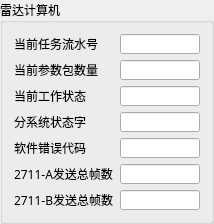
      <widget class="QGroupBox" name="groupBox_14">
       <property name="sizePolicy">
        <sizepolicy hsizetype="Preferred" vsizetype="Preferred">
         <horstretch>2</horstretch>
         <verstretch>0</verstretch>
        </sizepolicy>
       </property>
       <property name="maximumSize">
        <size>
         <width>16777215</width>
         <height>16777215</height>
        </size>
       </property>
       <property name="font">
        <font>
         <family>宋体</family>
         <pointsize>9</pointsize>
        </font>
       </property>
       <property name="title">
        <string>雷达计算机</string>
       </property>
       <layout class="QGridLayout" name="gridLayout_3">
        <item row="0" column="0">
         <widget class="QLabel" name="label_9">
          <property name="sizePolicy">
           <sizepolicy hsizetype="Preferred" vsizetype="Preferred">
            <horstretch>0</horstretch>
            <verstretch>0</verstretch>
           </sizepolicy>
          </property>
          <property name="font">
           <font>
            <family>宋体</family>
            <pointsize>9</pointsize>
           </font>
          </property>
          <property name="layoutDirection">
           <enum>Qt::LeftToRight</enum>
          </property>
          <property name="text">
           <string>当前任务流水号</string>
          </property>
         </widget>
        </item>
        <item row="0" column="1">
         <widget class="QLineEdit" name="cgYCline_6">
          <property name="sizePolicy">
           <sizepolicy hsizetype="Preferred" vsizetype="Fixed">
            <horstretch>0</horstretch>
            <verstretch>0</verstretch>
           </sizepolicy>
          </property>
          <property name="maximumSize">
           <size>
            <width>80</width>
            <height>20</height>
           </size>
          </property>
          <property name="font">
           <font>
            <family>宋体</family>
            <pointsize>9</pointsize>
           </font>
          </property>
          <property name="layoutDirection">
           <enum>Qt::LeftToRight</enum>
          </property>
          <property name="alignment">
           <set>Qt::AlignCenter</set>
          </property>
         </widget>
        </item>
        <item row="1" column="0">
         <widget class="QLabel" name="label_21">
          <property name="sizePolicy">
           <sizepolicy hsizetype="Preferred" vsizetype="Preferred">
            <horstretch>0</horstretch>
            <verstretch>0</verstretch>
           </sizepolicy>
          </property>
          <property name="font">
           <font>
            <family>宋体</family>
            <pointsize>9</pointsize>
           </font>
          </property>
          <property name="layoutDirection">
           <enum>Qt::LeftToRight</enum>
          </property>
          <property name="text">
           <string>当前参数包数量</string>
          </property>
         </widget>
        </item>
        <item row="1" column="1">
         <widget class="QLineEdit" name="cgYCline_7">
          <property name="sizePolicy">
           <sizepolicy hsizetype="Preferred" vsizetype="Fixed">
            <horstretch>0</horstretch>
            <verstretch>0</verstretch>
           </sizepolicy>
          </property>
          <property name="maximumSize">
           <size>
            <width>80</width>
            <height>20</height>
           </size>
          </property>
          <property name="font">
           <font>
            <family>宋体</family>
            <pointsize>9</pointsize>
           </font>
          </property>
          <property name="layoutDirection">
           <enum>Qt::LeftToRight</enum>
          </property>
          <property name="alignment">
           <set>Qt::AlignCenter</set>
          </property>
         </widget>
        </item>
        <item row="2" column="0">
         <widget class="QLabel" name="label_14">
          <property name="sizePolicy">
           <sizepolicy hsizetype="Preferred" vsizetype="Preferred">
            <horstretch>0</horstretch>
            <verstretch>0</verstretch>
           </sizepolicy>
          </property>
          <property name="font">
           <font>
            <family>宋体</family>
            <pointsize>9</pointsize>
           </font>
          </property>
          <property name="layoutDirection">
           <enum>Qt::LeftToRight</enum>
          </property>
          <property name="text">
           <string>当前工作状态</string>
          </property>
         </widget>
        </item>
        <item row="2" column="1">
         <widget class="QLineEdit" name="cgYCline_9">
          <property name="sizePolicy">
           <sizepolicy hsizetype="Preferred" vsizetype="Fixed">
            <horstretch>0</horstretch>
            <verstretch>0</verstretch>
           </sizepolicy>
          </property>
          <property name="maximumSize">
           <size>
            <width>80</width>
            <height>20</height>
           </size>
          </property>
          <property name="font">
           <font>
            <family>宋体</family>
            <pointsize>9</pointsize>
           </font>
          </property>
          <property name="layoutDirection">
           <enum>Qt::LeftToRight</enum>
          </property>
          <property name="alignment">
           <set>Qt::AlignCenter</set>
          </property>
         </widget>
        </item>
        <item row="3" column="0">
         <widget class="QLabel" name="label_11">
          <property name="sizePolicy">
           <sizepolicy hsizetype="Preferred" vsizetype="Preferred">
            <horstretch>0</horstretch>
            <verstretch>0</verstretch>
           </sizepolicy>
          </property>
          <property name="font">
           <font>
            <family>宋体</family>
            <pointsize>9</pointsize>
           </font>
          </property>
          <property name="layoutDirection">
           <enum>Qt::LeftToRight</enum>
          </property>
          <property name="text">
           <string>分系统状态字</string>
          </property>
         </widget>
        </item>
        <item row="3" column="1">
         <widget class="QLineEdit" name="cgYCline_10">
          <property name="sizePolicy">
           <sizepolicy hsizetype="Preferred" vsizetype="Fixed">
            <horstretch>0</horstretch>
            <verstretch>0</verstretch>
           </sizepolicy>
          </property>
          <property name="maximumSize">
           <size>
            <width>80</width>
            <height>20</height>
           </size>
          </property>
          <property name="font">
           <font>
            <family>宋体</family>
            <pointsize>9</pointsize>
           </font>
          </property>
          <property name="layoutDirection">
           <enum>Qt::LeftToRight</enum>
          </property>
          <property name="alignment">
           <set>Qt::AlignCenter</set>
          </property>
         </widget>
        </item>
        <item row="4" column="0">
         <widget class="QLabel" name="label_12">
          <property name="sizePolicy">
           <sizepolicy hsizetype="Preferred" vsizetype="Preferred">
            <horstretch>0</horstretch>
            <verstretch>0</verstretch>
           </sizepolicy>
          </property>
          <property name="font">
           <font>
            <family>宋体</family>
            <pointsize>9</pointsize>
           </font>
          </property>
          <property name="layoutDirection">
           <enum>Qt::LeftToRight</enum>
          </property>
          <property name="text">
           <string>软件错误代码</string>
          </property>
         </widget>
        </item>
        <item row="4" column="1">
         <widget class="QLineEdit" name="cgYCline_11">
          <property name="sizePolicy">
           <sizepolicy hsizetype="Preferred" vsizetype="Fixed">
            <horstretch>0</horstretch>
            <verstretch>0</verstretch>
           </sizepolicy>
          </property>
          <property name="maximumSize">
           <size>
            <width>80</width>
            <height>20</height>
           </size>
          </property>
          <property name="font">
           <font>
            <family>宋体</family>
            <pointsize>9</pointsize>
           </font>
          </property>
          <property name="layoutDirection">
           <enum>Qt::LeftToRight</enum>
          </property>
          <property name="alignment">
           <set>Qt::AlignCenter</set>
          </property>
         </widget>
        </item>
        <item row="5" column="0">
         <widget class="QLabel" name="label_25">
          <property name="sizePolicy">
           <sizepolicy hsizetype="Preferred" vsizetype="Preferred">
            <horstretch>0</horstretch>
            <verstretch>0</verstretch>
           </sizepolicy>
          </property>
          <property name="font">
           <font>
            <family>宋体</family>
            <pointsize>9</pointsize>
           </font>
          </property>
          <property name="layoutDirection">
           <enum>Qt::LeftToRight</enum>
          </property>
          <property name="text">
           <string>2711-A发送总帧数</string>
          </property>
         </widget>
        </item>
        <item row="5" column="1">
         <widget class="QLineEdit" name="cgYCline_16">
          <property name="sizePolicy">
           <sizepolicy hsizetype="Preferred" vsizetype="Fixed">
            <horstretch>0</horstretch>
            <verstretch>0</verstretch>
           </sizepolicy>
          </property>
          <property name="maximumSize">
           <size>
            <width>80</width>
            <height>20</height>
           </size>
          </property>
          <property name="font">
           <font>
            <family>宋体</family>
            <pointsize>9</pointsize>
           </font>
          </property>
          <property name="layoutDirection">
           <enum>Qt::LeftToRight</enum>
          </property>
          <property name="alignment">
           <set>Qt::AlignCenter</set>
          </property>
         </widget>
        </item>
        <item row="6" column="0">
         <widget class="QLabel" name="label_26">
          <property name="sizePolicy">
           <sizepolicy hsizetype="Preferred" vsizetype="Preferred">
            <horstretch>0</horstretch>
            <verstretch>0</verstretch>
           </sizepolicy>
          </property>
          <property name="font">
           <font>
            <family>宋体</family>
            <pointsize>9</pointsize>
           </font>
          </property>
          <property name="layoutDirection">
           <enum>Qt::LeftToRight</enum>
          </property>
          <property name="text">
           <string>2711-B发送总帧数</string>
          </property>
         </widget>
        </item>
        <item row="6" column="1">
         <widget class="QLineEdit" name="cgYCline_17">
          <property name="sizePolicy">
           <sizepolicy hsizetype="Preferred" vsizetype="Fixed">
            <horstretch>0</horstretch>
            <verstretch>0</verstretch>
           </sizepolicy>
          </property>
          <property name="maximumSize">
           <size>
            <width>80</width>
            <height>20</height>
           </size>
          </property>
          <property name="font">
           <font>
            <family>宋体</family>
            <pointsize>9</pointsize>
           </font>
          </property>
          <property name="layoutDirection">
           <enum>Qt::LeftToRight</enum>
          </property>
          <property name="alignment">
           <set>Qt::AlignCenter</set>
          </property>
         </widget>
        </item>
       </layout>
      </widget>
